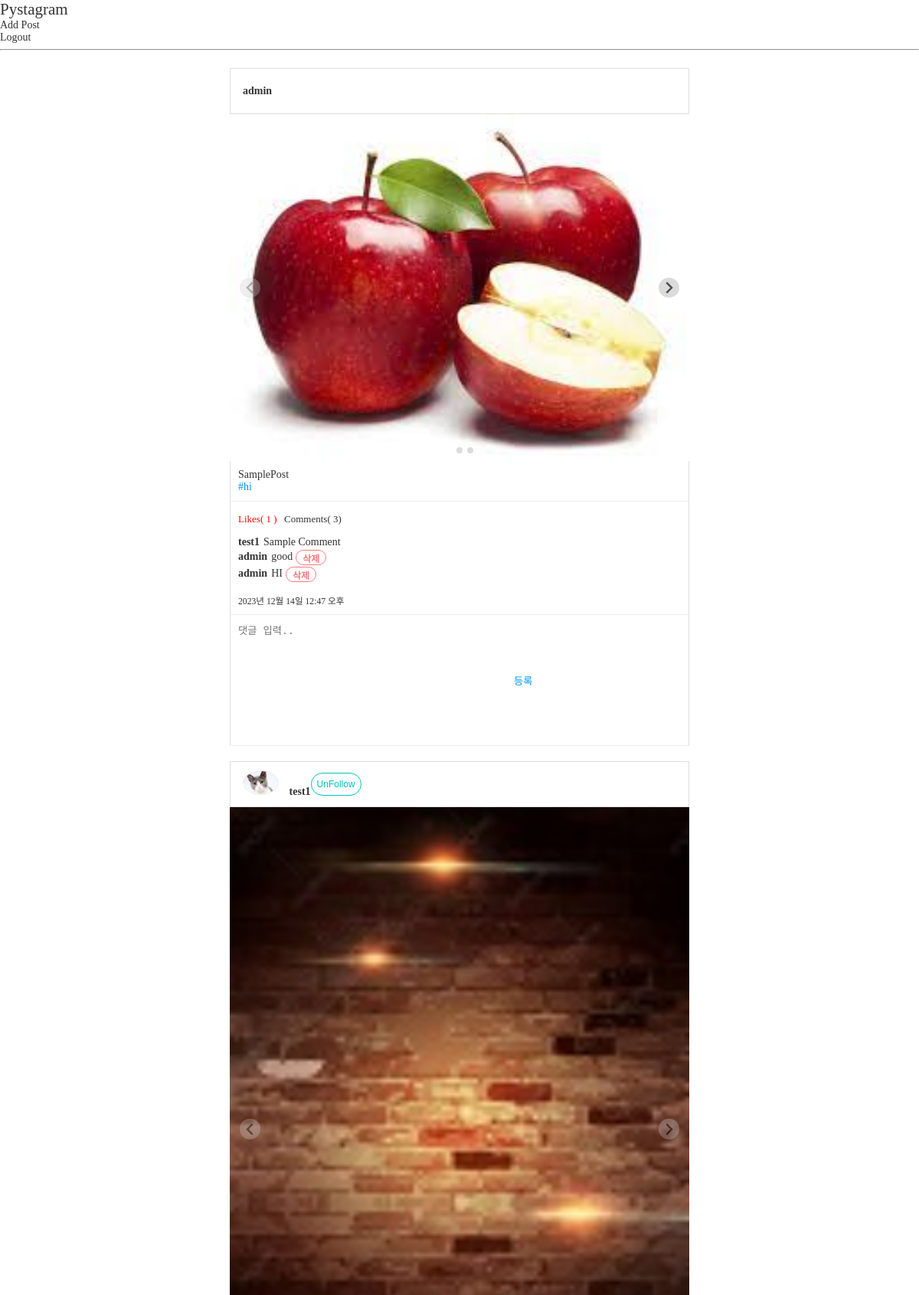
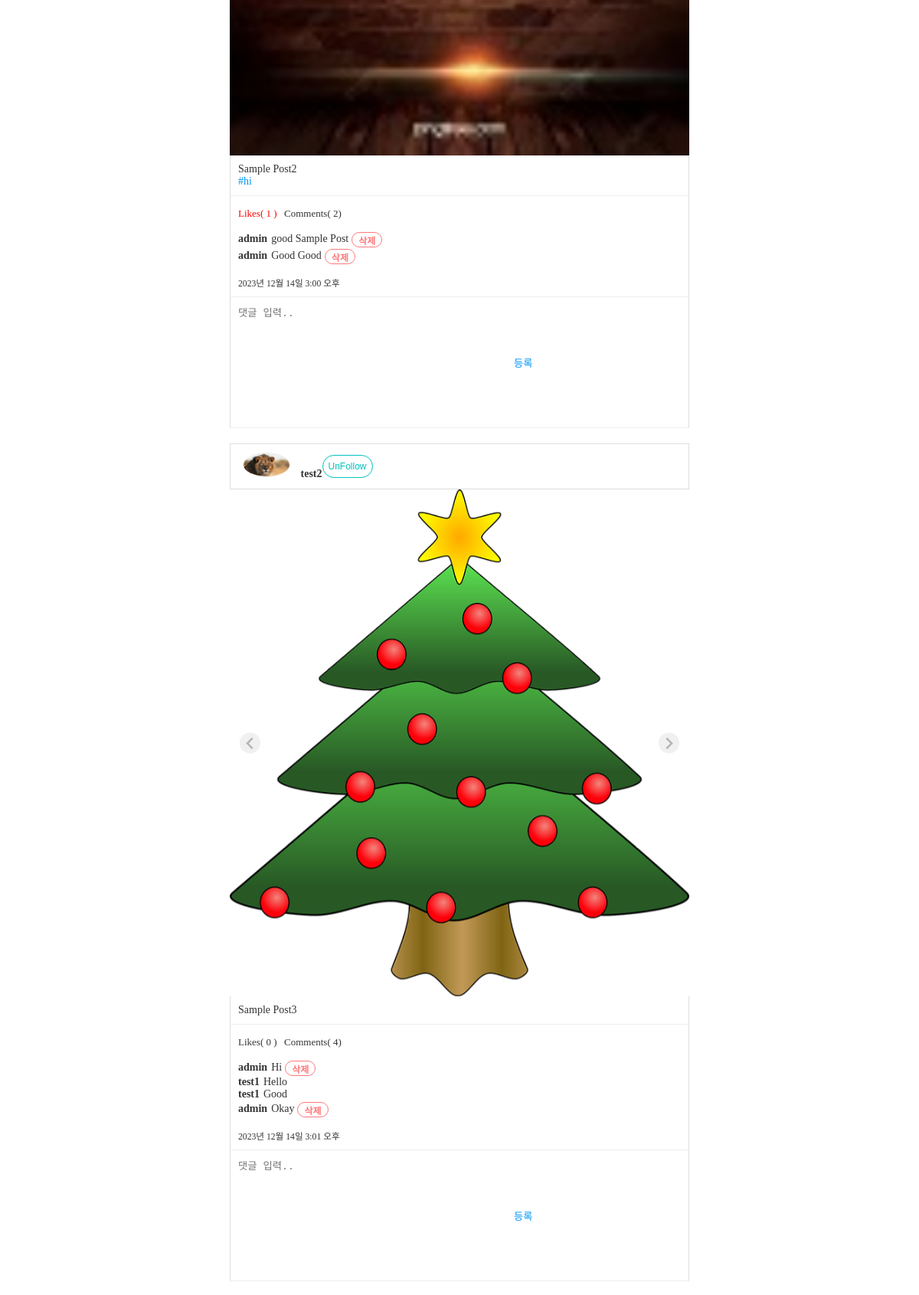
Screenshot of /posts/feeds/ (signed in, upper part) with the database file from the repository (2 pictures, top to bottom).
### posts/models.py (models this page shows, shortened)
class Post(models.Model):
    user = models.ForeignKey(
        "users.User",
        verbose_name="작성자",
        on_delete=models.CASCADE,
    )
    content = models.TextField("내용")
    created = models.DateTimeField("등록일", auto_now_add=True)
    tags = models.ManyToManyField("posts.HashTag", verbose_name="해시태그 목록", blank=True)

class PostImage(models.Model):
    post = models.ForeignKey(
        Post,
        verbose_name="포스트",
        on_delete=models.CASCADE,
    )
    photo = models.ImageField("사진", upload_to="post")

class HashTag(models.Model):
    name = models.CharField("태그명", max_length=50)

class Comment(models.Model):
    user = models.ForeignKey(
        "users.User",
        verbose_name="작성자",
        on_delete=models.CASCADE,
    )
    post = models.ForeignKey(
        Post,
        verbose_name="포스트",
        on_delete=models.CASCADE,
    )
    content = models.TextField("내용")
    created = models.DateTimeField("작성일", auto_now_add=True)

### users/models.py (models this page shows, shortened)
class User(AbstractUser):
    profile_image = models.ImageField(
        "프로필 이미지",
        upload_to="users/profile",
        blank=True
        )
    short_description = models.TextField("소개글",  blank=True)
    like_posts = models.ManyToManyField(
        "posts.Post",
        verbose_name="좋아요 누른 포스트 목록",
        related_name="like_users",
        blank=True,
    )
    following = models.ManyToManyField(
        "self",
        verbose_name="팔로우 중인 유저들",
        related_name="followers",
        symmetrical=False,
        through="users.Relationship",
    )

### posts/views.py (the view)
# urls.py: path("feeds/", views.FeedsView.as_view(), name="feeds"),
class FeedsView(TemplateView):
    template_name = "posts/feeds.html"
    def get_context_data(self, **kwargs) :
        user = self.request.user
        if not user.is_authenticated:
            return redirect("users:login")
        context = super().get_context_data(**kwargs)
        context["posts"] = models.Post.objects.all()
        context["comment_form"] = forms.CommentForm()
        return context

### posts/forms.py
class CommentForm(forms.ModelForm):
    class Meta:
        model = models.Comment
        fields = [
            "post",
            "content",
            ]
        widgets = {
            "content" : forms.Textarea(
                attrs={
                    "placeholder": "댓글 입력.."
                }
            )
        }

### posts/templatetags/custom_tags.py (called while the page is built)
@register.filter
def concat(value, arg):
    return f"{value}{arg}"

### templates/posts/feeds.html (shortened to what this page needs)
{% extends "base_slider.html" %}
{% load custom_tags %}
{% block content %}
    <div id="feeds" class="post-container">
        {% for post in  posts%}
            {% url "posts:feeds" as action_redirect_to %}
            {% include "posts/post.html" with action_redirect_url=action_redirect_to|concat:"#post-"|concat:post.id %}
        {% endfor %}
    </div>
{% endblock %}

### templates/posts/post.html (shortened to what this page needs)
<article id="post-{{ post.id }}" class="post">
    <header class="post-header">
        <a href="{% url "users:profile" user_id=post.user.id %}">
        {% if post.user.profile_image %}
        <img src={{ post.user.profile_image.url }}>
        {% endif %}
        <span>{{ post.user.username }}</span>
        </a>
        {% if user != post.user %}
            <form action="{% url "users:follow" user_id=post.user.id %}?next={{ action_redirect_url }}" method="POST">
                <button type="submit" class="btn btn-primary">
                    {% if post.user in user.following.all %}
                        UnFollow
                    {% else %}
                        Follow
                    {% endif %}
                </button>
            </form>
        {% endif %}
    </header>
    {% if post.postimage_set.count > 0 %}
    <div class="post-images splide">
        <div class="splide__track">
            <ul class="splide__list">
                {% for image in  post.postimage_set.all %}
                    {% if image.photo %}
                    <li class="splide__slide">
                        <img src="{{ image.photo.url }}">
                    </li>
                    {% endif %}
                {% endfor %}
            </ul>
        </div>
    </div>
    {% endif %}
    <div class="post-content">
        {{ post.content|linebreaksbr }}
        <div class="post-tags">
            {% for tag in post.tags.all %}
                <a href="{% url "posts:tags" tag_name=tag.name %}">#{{ tag.name }}</a>
            {% endfor %}
        </div>
    </div>
    <div class="post-buttons">
        <form action="{% url "posts:post_like" post_id=post.id %}?next={{ action_redirect_url }}" method="POST">
            <button type="submit"
                {% if user in post.like_users.all %}
                    style="color: red"
                {% endif %}>
                Likes( {{ post.like_users.count }} )
            </button>
        </form>
        <span>Comments( {{ post.comment_set.count }})</span>
    </div>
    <div class="post-comments">
        <ul>
            {% for comment in  post.comment_set.all %}
                <li>
                    <span>{{ comment.user.username }}</span>
                    <span>{{ comment.content }}</span>
                    {% if user == comment.user %}
                    <form action="{% url "posts:comment_delete" comment_id=comment.id %}"
                    method="POST">
                        <button type="submit">삭제</button>
                    </form>
                    {% endif %}
                </li>
            {% endfor %}
        </ul>
    </div>
    <small>{{ post.created }}</small>
    <div class="post-comment-create">
        <form method="POST" action="{% url "posts:comment_add" %}?next={{ action_redirect_url }}">
            {{ comment_form.content }}
            <button type="submit">등록</button>
        </form>
    </div>
</article>

### static/css/style.css (style rules this page uses)
ul, ol { list-style: none; padding: 0; margin: 0; }
a { text-decoration: none; color: #333; }
html { margin: 0; font-family: "Noto Sans KR", serif; font-weight: 300; font-size: 14px; color: #333; height: 100%; }
body { margin: 0; height: 100%; }
.btn { width: 66px; height: 30px; line-height: 25px; background-color: #fff; border-radius: 15px; transition-duration: 0.3s; transition-timing-function: ease; font-size: 12px; cursor: pointer; text-align: center; }
.btn-primary { border: 1px solid #00c3bd; color: #00c3bd; }
input, textarea { border: none; padding: 10px; }
textarea { resize: none; }
.post-container { display: flex; flex-direction: column; align-items: center; box-sizing: border-box; }
@media (min-width: 700px) { .post-container { padding: 0 2.5vw 5vw; } }
article.post { display: flex; flex-direction: column; border-radius: 2px; padding-top: 80px; margin-top: -80px; margin-bottom: 20px; }
@media (min-width: 700px) { article.post { width: 600px; } }
article.post header.post-header { display: flex; flex-direction: row; align-items: center; height: 60px; box-sizing: border-box; padding: 14px 16px; border: 1px solid #ddd; }
article.post header.post-header img { height: 32px; border-radius: 50%; border: 1px solid #eee; box-sizing: border-box; margin-right: 10px; }
article.post header.post-header span { font-weight: bold; }
article.post .post-images img { width: 100%; }
article.post .post-content { padding: 10px; box-sizing: border-box; border-left: 1px solid #ddd; border-right: 1px solid #ddd; border-bottom: 1px solid #eee; }
article.post .post-tags a { color: #0095f6; }
article.post .post-buttons { padding: 10px 7px; border-left: 1px solid #ddd; border-right: 1px solid #ddd; }
article.post .post-buttons form { display: inline-block; }
article.post .post-buttons a, article.post .post-buttons button, article.post .post-buttons span { background-color: transparent; font-size: 13px; font-family: "Noto Sans KR", serif; line-height: 1; font-weight: 400; height: 25px; box-sizing: border-box; padding: 3px; margin: 0; color: #333; border: none; transition-duration: 0.25s; }
article.post .post-buttons a, article.post .post-buttons button { cursor: pointer; }
article.post .post-comments { padding: 0 10px 10px; border-left: 1px solid #ddd; border-right: 1px solid #ddd; }
article.post .post-comments ul { margin-bottom: 5px; }
article.post .post-comments ul > li { display: flex; flex-direction: row; align-items: center; }
article.post .post-comments ul > li span:first-child { font-weight: bold; margin-right: 5px; }
article.post .post-comments button { color: #ff797b; background-color: transparent; border: 1px solid #ff797b; border-radius: 10px; font-size: 12px; height: 20px; margin-top: 2px; margin-left: 4px; padding: 0 8px; cursor: pointer; transition-duration: 0.25s; font-weight: bold; }
article.post > small { padding: 0 10px 10px; border-left: 1px solid #ddd; border-right: 1px solid #ddd; border-bottom: 1px solid #eee; }
article.post .post-comment-create { display: flex; flex-direction: row; border-left: 1px solid #ddd; border-right: 1px solid #ddd; border-bottom: 1px solid #eee; }
article.post .post-comment-create form { display: flex; flex-grow: 1; flex-direction: row; }
article.post .post-comment-create button { color: #0095f6; background-color: transparent; border: none; padding: 0 15px; cursor: pointer; transition-duration: 0.25s; }

### static/splide/splide.css (style rules this page uses)
.splide__list { -webkit-backface-visibility:hidden; backface-visibility:hidden; display:-ms-flexbox; display:flex; height:100%; margin:0!important; padding:0!important }
.splide { position:relative; visibility:hidden }
.splide.is-initialized,.splide.is-rendered { visibility:visible }
.splide__slide { -webkit-backface-visibility:hidden; backface-visibility:hidden; box-sizing:border-box; -ms-flex-negative:0; flex-shrink:0; list-style-type:none!important; margin:0; position:relative }
.splide__slide img { vertical-align:bottom }
.splide__track { overflow:hidden; position:relative; z-index:0 }
.splide__track--draggable { -webkit-touch-callout:none; -webkit-user-select:none; -ms-user-select:none; user-select:none }
.splide__slide { -webkit-tap-highlight-color:transparent }

### rows the page displays
Post: user.username "admin", content "SamplePost", like_users.count "1", comment_set.count "3", created "2023년 12월 14일 12:47 오후"
PostImage: photo (picture)
HashTag: name "hi"
Comment: user.username "test1", content "Sample Comment"
Comment: user.username "admin", content "good", shows "삭제"
Comment: user.username "admin", content "HI", shows "삭제"
Post: user.profile_image (picture), user.username "test1", shows "UnFollow", content "Sample Post2", like_users.count "1", comment_set.count "2", created "2023년 12월 14일 3:00 오후"
PostImage: photo (picture)
Comment: user.username "admin", content "good Sample Post", shows "삭제"
Comment: user.username "admin", content "Good Good", shows "삭제"
Post: user.profile_image (picture), user.username "test2", shows "UnFollow", content "Sample Post3", like_users.count "0", comment_set.count "4", created "2023년 12월 14일 3:01 오후"
PostImage: photo (picture)
Comment: user.username "admin", content "Hi", shows "삭제"
Comment: user.username "test1", content "Hello"
Comment: user.username "test1", content "Good"
Comment: user.username "admin", content "Okay", shows "삭제"
